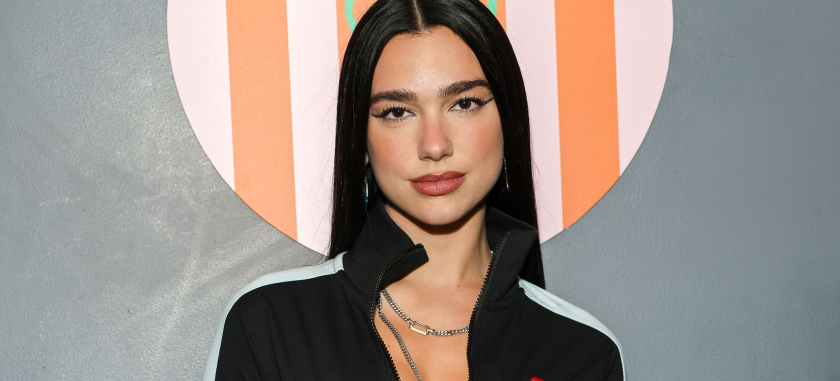
#> input picture Recursos/dua.jpg, 1680 x 762 px, found by its file name (shown at 1/2 size)
$ python '12-GrabCut Foreground Extraction.py'
#> lines starting #> are read from the running program, lines starting #| are printed output that depends on the picture
# -*- coding: utf-8 -*-
"""
Created on Wed Sep 14 22:52:55 2022

@author: Johan Lee
"""

import numpy as np
import cv2
from matplotlib import pyplot as plt

img = cv2.imread('dua.jpg')
#> img is the input picture: shape (762, 1680, 3); mean B, G, R 133.9, 140.6, 150.5
mask = np.zeros(img.shape[:2],np.uint8)

bgdModel = np.zeros((1,65),np.float64)
fgdModel = np.zeros((1,65),np.float64)

rect = (640,0,450,524)

cv2.grabCut(img,mask,rect,bgdModel,fgdModel,5,cv2.GC_INIT_WITH_RECT)
mask2 = np.where((mask==2)|(mask==0),0,1).astype('uint8')
img = img*mask2[:,:,np.newaxis]
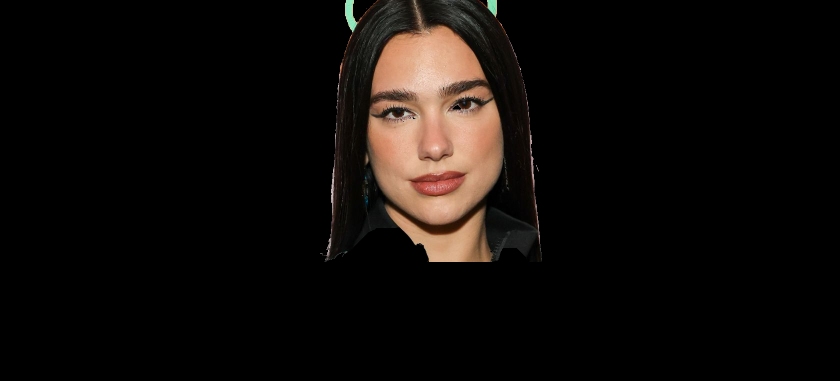
#> img: shape (762, 1680, 3) (shown at 1/2 size); mean B, G, R 9.6, 12.1, 16.1

plt.imshow(img)
plt.colorbar()
plt.show()
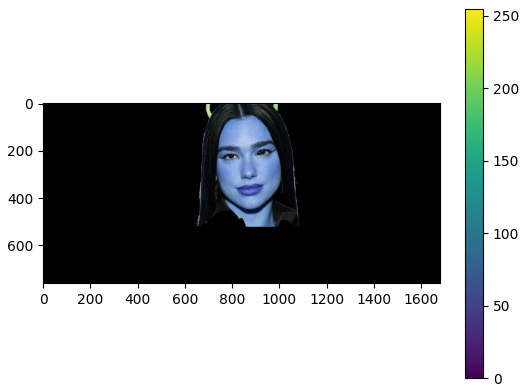
#> figure drawn by matplotlib, 2 panels; B, G, R data is drawn as R, G, B
